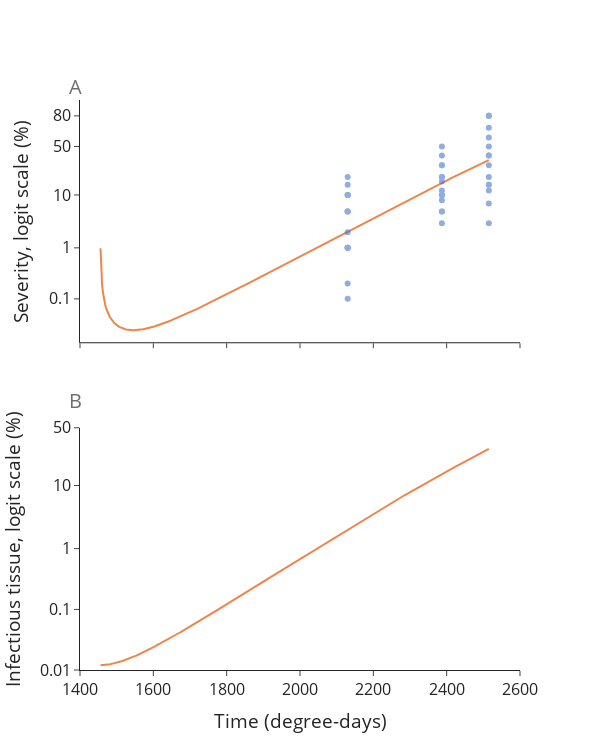

Notebook source saved alongside this figure:
### Code cell
f = appendix_figure()
f.show()

### Figure 1 — Plotly figure (JSON) as saved in the notebook; plotly's stock layout.template omitted (floating-point values rounded to 4 significant figures; data arrays with more than 128 entries replaced by an {"elided": "..."} marker saying what was removed)
{"data": [{"line": {"color": "#ee854a"}, "mode": "lines", "showlegend": false, "type": "scatter", "x": {"elided": "500 float values"}, "xaxis": "x", "y": {"elided": "500 float values"}, "yaxis": "y"}, {"marker": {"color": "#4878d0"}, "mode": "markers", "opacity": 0.6, "showlegend": false, "type": "scatter", "x": [2130, 2130, 2130, 2130, 2130, 2130, 2130, 2130, 2130, 2130, 2130, 2130, 2130, 2130, 2130, 2387, 2387, 2387, 2387, 2387, 2387, 2387, 2387, 2387, 2387, 2387, 2387, 2387, 2387, 2387, 2515, 2515, 2515, 2515, 2515, 2515, 2515, 2515, 2515, 2515, 2515, 2515, 2515, 2515, 2515], "xaxis": "x", "y": [-1.279, -3.0, -0.9542, -1.279, -0.6021, -2.698, -1.996, -1.69, -0.9542, -0.9542, -1.996, -0.7533, -1.996, -1.996, -1.279, -0.8653, -1.51, -0.368, -0.9542, -0.1761, -1.279, -0.9542, -0.9542, -0.6021, -0.368, -1.279, -0.6886, -0.6021, -1.061, 0, -0.6021, -1.51, 0, -0.8653, 0.6021, -0.7533, -0.7533, -0.1761, 0.6021, 0.1761, -1.123, 0.6021, -0.1761, -0.368, 0.368], "yaxis": "y"}, {"line": {"color": "#ee854a"}, "mode": "lines", "showlegend": false, "type": "scatter", "x": {"elided": "500 float values"}, "xaxis": "x2", "y": {"elided": "500 float values"}, "yaxis": "y2"}], "layout": {"annotations": [{"font": {"color": "rgb(110,110,110)", "size": 20}, "showarrow": false, "text": "A", "x": -0.01, "xanchor": "center", "xref": "paper", "y": 1.05, "yanchor": "top", "yref": "paper"}, {"font": {"color": "rgb(110,110,110)", "size": 20}, "showarrow": false, "text": "B", "x": -0.01, "xanchor": "center", "xref": "paper", "y": 0.5, "yanchor": "top", "yref": "paper"}], "font": {"size": 16}, "height": 750, "showlegend": true, "width": 600, "xaxis": {"anchor": "y", "domain": [0, 1], "matches": "x2", "showgrid": false, "showticklabels": false, "type": "linear"}, "xaxis2": {"anchor": "y2", "domain": [0, 1], "range": [1400, 2600], "title": {"text": "Time (degree-days)"}, "type": "linear"}, "yaxis": {"anchor": "x", "autorange": true, "domain": [0.575, 1], "range": [-3.854, 0.9143], "ticktext": [0.01, 0.1, 1, 10, 50, 80], "tickvals": [-4.0, -3.0, -1.996, -0.9542, 0, 0.6021], "title": {"text": "Severity, logit scale (%)"}, "type": "linear"}, "yaxis2": {"anchor": "x2", "domain": [0, 0.425], "range": [-4, 0], "ticktext": [0.01, 0.1, 1, 10, 50, 80], "tickvals": [-4.0, -3.0, -1.996, -0.9542, 0, 0.6021], "title": {"text": "Infectious tissue, logit scale (%)"}, "type": "linear"}}}
